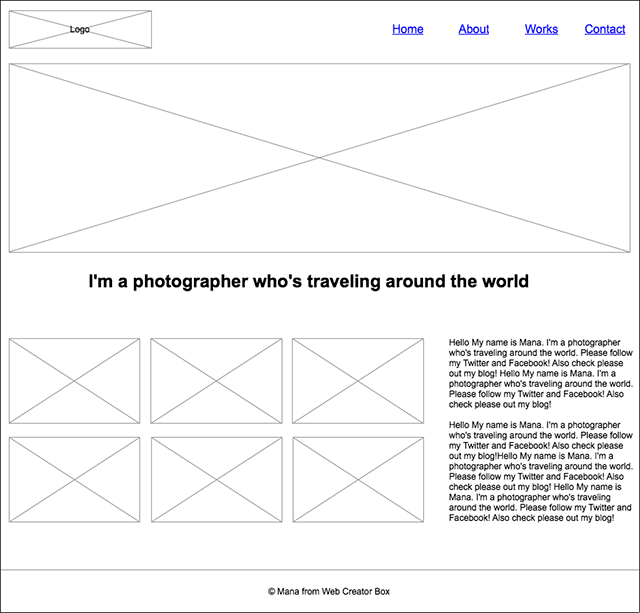
#> input picture Alter_04_Generate_WebUI/img/wireframe-two.png, 640 x 613 px
$ python wireframe-cover-image.py
#> lines starting #> are read from the running program, lines starting #| are printed output that depends on the picture; after the words box and inside, x2 and y2 are one past the last pixel; in counts of white or black regions, pixels touching at a corner belong together
import cv2
import numpy as np
from matplotlib import pyplot as plt

img_rgb = cv2.imread('img/wireframe-two.png')
#> img_rgb is the input picture: shape (613, 640, 3); mean B, G, R 245.7, 245.4, 245.4
img_gray =cv2.cvtColor(img_rgb, cv2.COLOR_BGR2GRAY)
template = cv2.imread('img/wireframe-two-cover-image.jpg', 0)
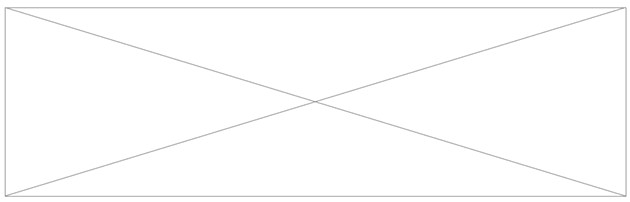
#> input picture Alter_04_Generate_WebUI/img/wireframe-two-cover-image.jpg, 630 x 202 px
#> template is the input picture: shape (202, 630); min 142, max 255, mean 252.8

h, w = template.shape[::]
#> h = 202; w = 630

res = cv2.matchTemplate(img_gray, template, cv2.TM_CCOEFF_NORMED)
plt.imshow(res, cmap='gray')

threshold = 0.8
loc = np.where( res >= threshold)
#> loc = ([56, 56, 56], [3, 4, 5])

for pt in zip(*loc[::-1]):
  cv2.rectangle(img_rgb, pt, (pt[0] + w, pt[1] +h), (0, 0, 255), 2)
#> this loop made 3 passes
#> pt on passes 1 to 3: (3, 56), (4, 56), (5, 56)
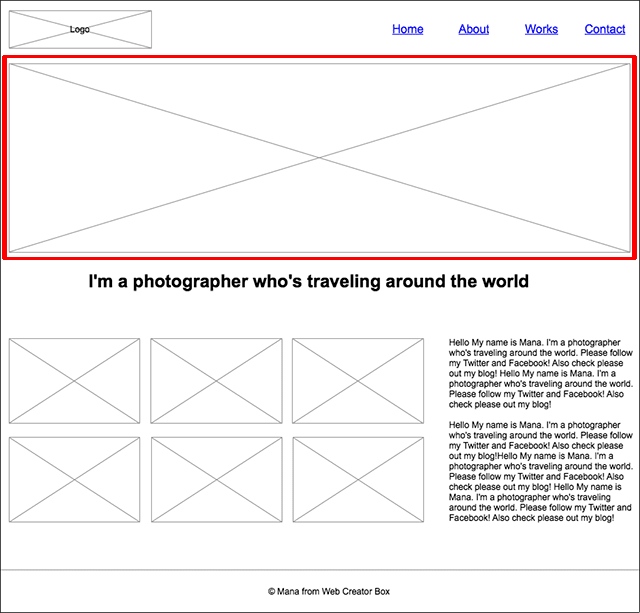
#> img_rgb: shape (613, 640, 3); 1.48% of pixels changed, all inside (x1, y1, x2, y2) = (2, 55, 637, 260)

cv2.imshow("Matched Image", img_rgb)
cv2.waitKey()
cv2.destroyAllWindows()
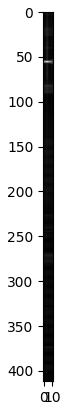
#> figure drawn by matplotlib, 1 panel
